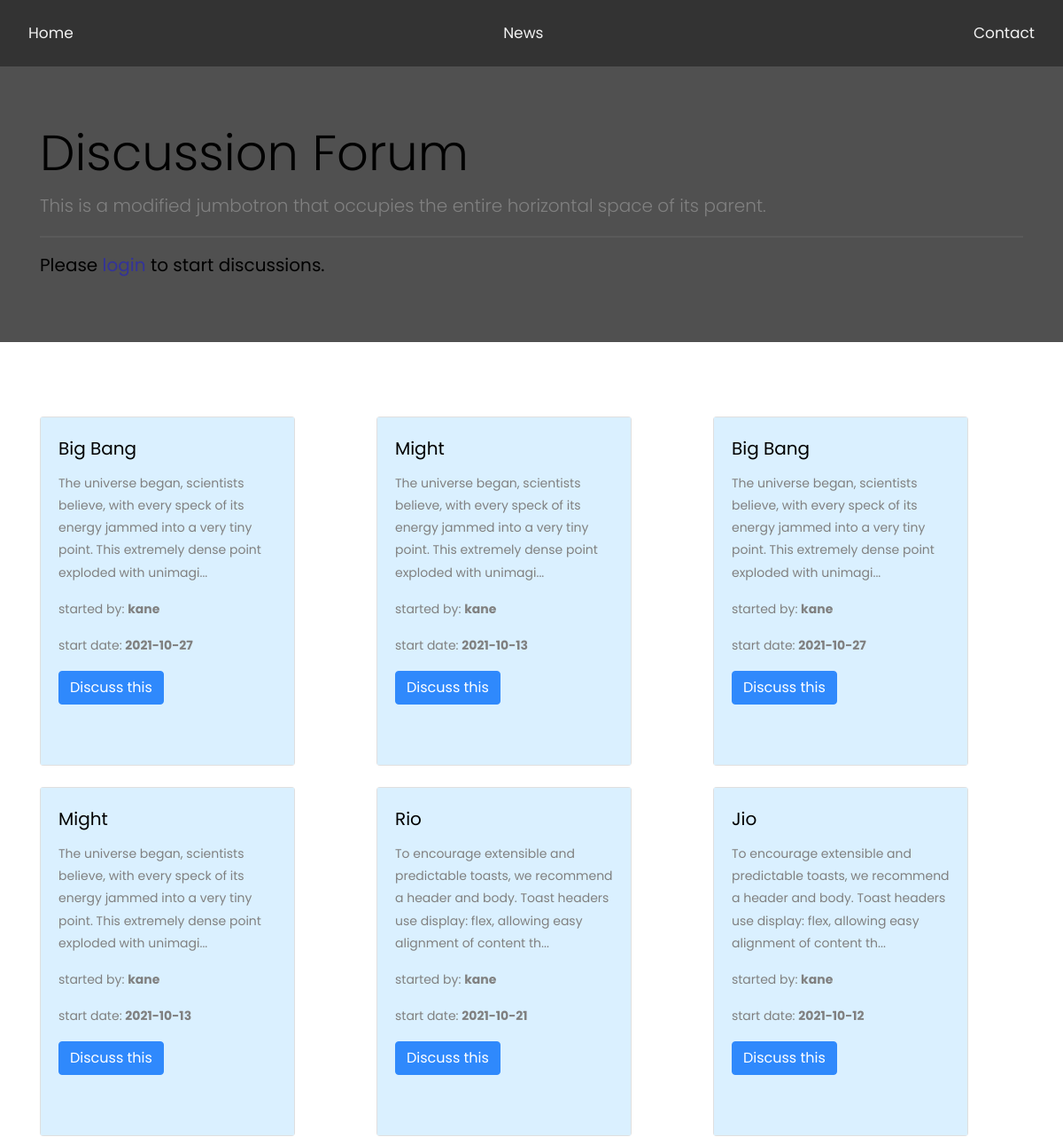
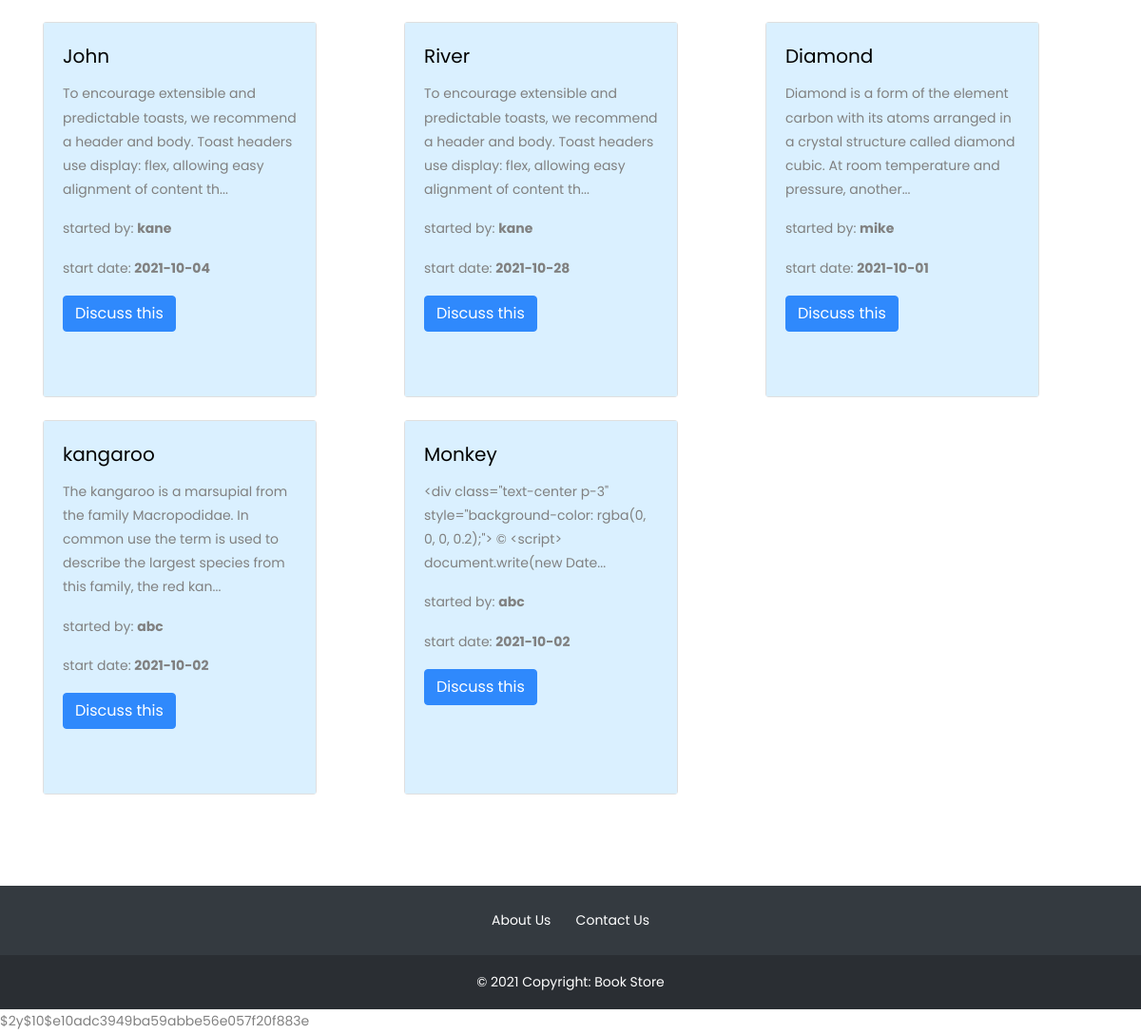
/forum.php, run on the app's committed database (2 pictures, top to bottom).
### tables this page shows
CREATE TABLE IF NOT EXISTS `forumnew` (
  `id` int NOT NULL AUTO_INCREMENT,
  `title` varchar(255) DEFAULT NULL,
  `description` varchar(1000) DEFAULT NULL,
  `created` date DEFAULT NULL,
  `started` varchar(100) NOT NULL,
  PRIMARY KEY (`id`)
);

### forum.php (the view, shortened to what this page needs)
<!doctype html>
<html lang="en">
<head>
    <link href="https://cdn.jsdelivr.net/npm/bootstrap@5.1.1/dist/css/bootstrap.min.css" rel="stylesheet"
>
    <link rel="stylesheet" href="https://stackpath.bootstrapcdn.com/font-awesome/4.7.0/css/font-awesome.min.css">
    <link rel="stylesheet" href="css/style.css">
</head>
<body>
    <div class="navbar">
        <a href="index.php">Home</a>
        <a href="#news">News</a>
        <a href="#contact">Contact</a>
    </div>
        <div class="jumbotron jumbotron-fluid" style="margin-bottom:5%; background-color:#505050">
            <div class="container" id="jumbo">
                <h1 class="display-4">Discussion Forum</h1>
                <p class="lead">This is a modified jumbotron that occupies the entire horizontal space of its parent.
                </p>
                <hr>
 <?php
   if(isset($_SESSION['LOGIN']) && $_SESSION['LOGIN']!=''){
       echo '
       <p class="lead">
  <a class="btn btn-outline-primary btn-lg" data-bs-toggle="collapse" href="#collapseExample" role="button" aria-expanded="false" aria-controls="collapseExample">
    start a discussion
  </a>
</p>
<div class="collapse" id="collapseExample">
  <div class="card card-body">
   <form method="POST" action="forum.php">
   <div class="mb-3">
  <label for="exampleFormControlInput1" class="form-label">Enter the title</label>
  <input type="text" class="form-control" id="exampleFormControlInput1" style="border:1px solid black;" name="title" required>
</div>
  <div class="mb-3">
  <label for="exampleFormControlTextarea1" class="form-label">Enter the Description</label>
  <textarea class="form-control" id="exampleFormControlTextarea1" rows="4" style="border:1px solid black;" name="description" required></textarea>
  </div>
  <div class = "mb-3">
    <input type = "submit" class = "btn btn-outline-success" value = "Post"><br>
</div>
  </form>
  </div>
</div>
</div>
       ';
   }
   else{
   echo '
   <h5>Please <a href="login.php" style="color:#339;">login</a> to start discussions.</h5>
  </div>
   ';
   }
 ?>
            </div>
    <div class="container">
        <div class="row g-4" >
<?php
$conn = mysqli_connect("localhost", "root", "", "bookstore");
$sql = "select * from forumnew";
$result = mysqli_query($conn, $sql);
while($row = mysqli_fetch_assoc($result)) {
    $forum_id = $row["id"];
    echo '
    <div class="col-md-4 col-sm-3">
                <div class="card my-4 h-100 " style="width: 18rem;">
                    <div class="card-body" style="background-color:#daf0ff">
                        <h5 class="card-title">'.$row["title"].'</h5>
                        <p class="card-text">'.substr($row['description'],0,150).'...</p>
                        <p class="card-text">started by: <strong>'.$row["started"].'</strong></p>
                        <p class="card-text">start date: <strong>'.$row["created"].'</strong></p>
                        <a href="comments.php?fid='.$forum_id.'" class="btn btn-primary">Discuss this</a>
                    </div>
                </div>
            </div>
            ';
  }
?>
        </div>
    </div>
    <footer class="bg-dark text-center text-white" style="margin-top:10%">
        <div class="container p-4 pb-0">
            <a href="">About Us</a>
            <a href="">Contact Us</a>
        </div>
        <div class="text-center p-3" style="background-color: rgba(0, 0, 0, 0.2);">
            ©  Copyright: Book Store
        </div>
    </footer>
<?php
   $t= password_hash("123456", PASSWORD_DEFAULT);
   echo $t;
?>
    </body>
</html>

### forum.php (style rules this page uses)
a { text-decoration: none; color: #fff; }
a:link { color: #fff; }
body { margin: 150; }
.navbar { overflow: hidden; background-color: #333; position: sticky; z-index: 10; top: 0; width: 100%; }
.navbar a { float: left; display: block; color: #f2f2f2; text-align: center; padding: 14px 16px; text-decoration: none; font-size: 17px; }

### data on the page
forumnew: title "Big Bang", description "The universe began, scientists believe, with every speck of its energy jammed into a very tiny point. This extremely dense point exploded with unimagi", started "kane", created "2021-10-27"
forumnew: title "Might", description "The universe began, scientists believe, with every speck of its energy jammed into a very tiny point. This extremely dense point exploded with unimagi", started "kane", created "2021-10-13"
forumnew: title "Big Bang", description "The universe began, scientists believe, with every speck of its energy jammed into a very tiny point. This extremely dense point exploded with unimagi", started "kane", created "2021-10-27"
forumnew: title "Might", description "The universe began, scientists believe, with every speck of its energy jammed into a very tiny point. This extremely dense point exploded with unimagi", started "kane", created "2021-10-13"
forumnew: title "Rio", description "To encourage extensible and predictable toasts, we recommend a header and body. Toast headers use display: flex, allowing easy alignment of content th", started "kane", created "2021-10-21"
forumnew: title "Jio", description "To encourage extensible and predictable toasts, we recommend a header and body. Toast headers use display: flex, allowing easy alignment of content th", started "kane", created "2021-10-12"
forumnew: title "John", description "To encourage extensible and predictable toasts, we recommend a header and body. Toast headers use display: flex, allowing easy alignment of content th", started "kane", created "2021-10-04"
forumnew: title "River", description "To encourage extensible and predictable toasts, we recommend a header and body. Toast headers use display: flex, allowing easy alignment of content th", started "kane", created "2021-10-28"
forumnew: title "Diamond", description "Diamond is a form of the element carbon with its atoms arranged in a crystal structure called diamond cubic. At room temperature and pressure, another", started "mike", created "2021-10-01"
forumnew: title "kangaroo", description "The kangaroo is a marsupial from the family Macropodidae. In common use the term is used to describe the largest species from this family, the red kan", started "abc", created "2021-10-02"
forumnew: title "Monkey", description "<div class=\"text-center p-3\" style=\"background-color: rgba(0, 0, 0, 0.2);\"> © <script> document.write(new Date", started "abc", created "2021-10-02"

### other printed values
$t "$2y$10$e10adc3949ba59abbe56e057f20f883e"
